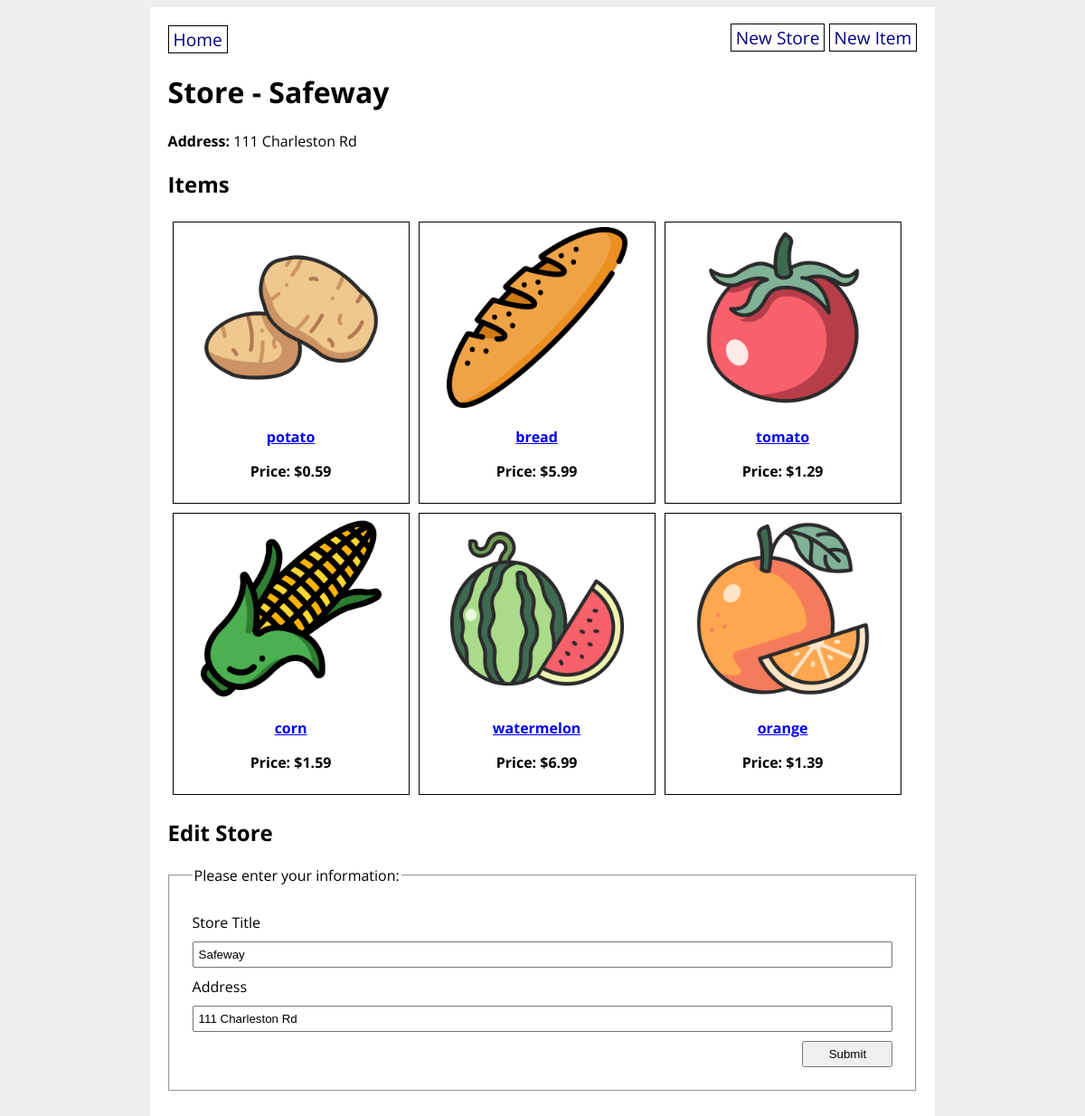
The page /store/1 on the database its author committed.
### grocery_app/models.py (models this page shows)
class GroceryStore(db.Model):
    id = db.Column(db.Integer, primary_key=True)
    title = db.Column(db.String(80), nullable=False)
    address = db.Column(db.String(200), nullable=False)
    items = db.relationship('GroceryItem', back_populates='store')

class GroceryItem(db.Model):
    id = db.Column(db.Integer, primary_key=True)
    name = db.Column(db.String(80), nullable=False)
    price = db.Column(db.Float(precision=2), nullable=False)
    category = db.Column(db.Enum(ItemCategory), default=ItemCategory.OTHER)
    photo_url = db.Column(URLType)
    store_id = db.Column(
        db.Integer, db.ForeignKey('grocery_store.id'), nullable=False)
    store = db.relationship('GroceryStore', back_populates='items')

### grocery_app/routes.py (the view)
@main.route('/store/<store_id>', methods=['GET', 'POST'])
def store_detail(store_id):
    store = GroceryStore.query.get(store_id)
    form = GroceryStoreForm(obj=store)
    if form.validate_on_submit():
        store.title=form.title.data,
        store.address=form.address.data
        db.session.commit()
        flash('Store was updated successfully.')
        return redirect(url_for('main.store_detail', store_id=store.id)) # might need to change grocery_id later
    return render_template('store_detail.html', store=store, form=form)

### grocery_app/forms.py (shortened to what this page needs)
class GroceryStoreForm(FlaskForm):
    title = StringField('Store Title',
        validators=[
            DataRequired(),
            Length(min=3, max=80, message="Your title needs to be betweeen 3 and 80 chars")
        ])
    address = StringField('Address',
        validators=[
            DataRequired(),
            Length(min=3, max=80, message="Your Address needs to be betweeen 3 and 80 chars")
        ])
    submit = SubmitField('Submit')

### grocery_app/templates/store_detail.html (shortened to what this page needs)
{% extends 'base.html' %}
{% block content %}
<h1>Store - {{ store.title }}</h1>
<strong>Address:</strong> {{ store.address }}
<h2>Items</h2>
<div class="items">
    {% for item in store.items %}
    <div class="item-details">
        <a href="/item/{{ item.id }}"><img src="{{ item.photo_url }}" alt="{{ item.name }}" width="200px">
        <p><strong>{{ item.name }}</strong></p></a>
        <p><strong>Price: ${{ item.price }}</strong></p>
    </div>
    {% endfor %}
</div>
<h2>Edit Store</h2>
<form>
    <fieldset>
        <legend>Please enter your information:</legend>
            {{ form.title.label }}
            {{ form.title }}
            {{ form.address.label }}
            {{ form.address }}
        <input type="submit" value="Submit">
    </fieldset>
</form>
{% endblock %}

### grocery_app/static/style.css (style rules this page uses)
body { display: flex; flex-direction: column; align-items: center; background-color: #eee; font-family: 'Open Sans', sans-serif; }
fieldset { display: flex; flex-direction: column; margin: 20px 0; padding: 20px; }
fieldset * { margin: 5px; }
fieldset input { padding: 5px; }
input[type=submit] { width: 100px; align-self: flex-end; }
div.items { display: flex; flex-direction: row; flex-wrap: wrap; }
div.item-details { border: 1px solid black; margin: 5px; padding: 5px; text-align: center; width: 250px; height: 300px; }

### rows shown on the page
GroceryStore: title "Safeway", address "111 Charleston Rd"
GroceryItem: photo_url (picture), name "potato", price "0.59"
GroceryItem: photo_url (picture), name "bread", price "5.99"
GroceryItem: photo_url (picture), name "tomato", price "1.29"
GroceryItem: photo_url (picture), name "corn", price "1.59"
GroceryItem: photo_url (picture), name "watermelon", price "6.99"
GroceryItem: photo_url (picture), name "orange", price "1.39"
